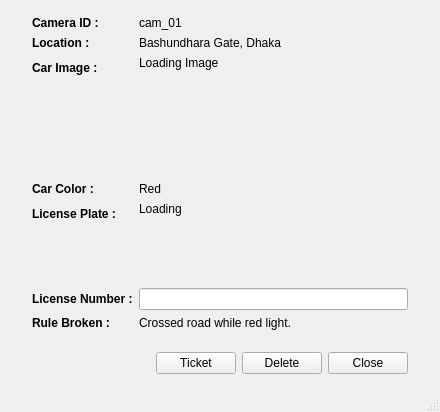
<?xml version="1.0" encoding="UTF-8"?>
<ui version="4.0">
 <class>ResourceKeyboard</class>
 <widget class="QMainWindow" name="ResourceKeyboard">
  <property name="geometry">
   <rect>
    <x>0</x>
    <y>0</y>
    <width>440</width>
    <height>412</height>
   </rect>
  </property>
  <property name="windowTitle">
   <string>Details</string>
  </property>
  <widget class="QWidget" name="centralwidget">
   <layout class="QVBoxLayout" name="verticalLayout">
    <property name="leftMargin">
     <number>32</number>
    </property>
    <property name="topMargin">
     <number>16</number>
    </property>
    <property name="rightMargin">
     <number>32</number>
    </property>
    <property name="bottomMargin">
     <number>16</number>
    </property>
    <item>
     <layout class="QFormLayout" name="formLayout">
      <item row="0" column="0">
       <widget class="QLabel" name="cam_id_label">
        <property name="font">
         <font>
          <weight>75</weight>
          <bold>true</bold>
         </font>
        </property>
        <property name="text">
         <string>Camera ID : </string>
        </property>
       </widget>
      </item>
      <item row="0" column="1">
       <widget class="QLabel" name="cam_id">
        <property name="text">
         <string>cam_01</string>
        </property>
       </widget>
      </item>
      <item row="1" column="0">
       <widget class="QLabel" name="location_label">
        <property name="font">
         <font>
          <weight>75</weight>
          <bold>true</bold>
         </font>
        </property>
        <property name="text">
         <string>Location :</string>
        </property>
       </widget>
      </item>
      <item row="1" column="1">
       <widget class="QLabel" name="location">
        <property name="text">
         <string>Bashundhara Gate, Dhaka</string>
        </property>
       </widget>
      </item>
      <item row="2" column="0">
       <widget class="QLabel" name="car_image_label">
        <property name="font">
         <font>
          <weight>75</weight>
          <bold>true</bold>
         </font>
        </property>
        <property name="text">
         <string>Car Image :</string>
        </property>
       </widget>
      </item>
      <item row="2" column="1">
       <widget class="QLabel" name="car_image">
        <property name="minimumSize">
         <size>
          <width>250</width>
          <height>120</height>
         </size>
        </property>
        <property name="text">
         <string>Loading Image</string>
        </property>
        <property name="alignment">
         <set>Qt::AlignLeading|Qt::AlignLeft|Qt::AlignTop</set>
        </property>
       </widget>
      </item>
      <item row="3" column="0">
       <widget class="QLabel" name="car_color_label">
        <property name="font">
         <font>
          <weight>75</weight>
          <bold>true</bold>
         </font>
        </property>
        <property name="text">
         <string>Car Color :</string>
        </property>
       </widget>
      </item>
      <item row="3" column="1">
       <widget class="QLabel" name="car_color">
        <property name="text">
         <string>Red</string>
        </property>
       </widget>
      </item>
      <item row="4" column="0">
       <widget class="QLabel" name="license_image_label">
        <property name="font">
         <font>
          <weight>75</weight>
          <bold>true</bold>
         </font>
        </property>
        <property name="text">
         <string>License Plate :</string>
        </property>
       </widget>
      </item>
      <item row="4" column="1">
       <widget class="QLabel" name="license_image">
        <property name="minimumSize">
         <size>
          <width>180</width>
          <height>80</height>
         </size>
        </property>
        <property name="text">
         <string>Loading</string>
        </property>
        <property name="alignment">
         <set>Qt::AlignLeading|Qt::AlignLeft|Qt::AlignTop</set>
        </property>
       </widget>
      </item>
      <item row="6" column="0">
       <widget class="QLabel" name="rule_label">
        <property name="font">
         <font>
          <weight>75</weight>
          <bold>true</bold>
         </font>
        </property>
        <property name="text">
         <string>Rule Broken :</string>
        </property>
       </widget>
      </item>
      <item row="6" column="1">
       <widget class="QLabel" name="rule">
        <property name="text">
         <string>Crossed road while red light.</string>
        </property>
       </widget>
      </item>
      <item row="5" column="0">
       <widget class="QLabel" name="license_number_label">
        <property name="font">
         <font>
          <weight>75</weight>
          <bold>true</bold>
         </font>
        </property>
        <property name="text">
         <string>License Number :</string>
        </property>
       </widget>
      </item>
      <item row="5" column="1">
       <widget class="QLineEdit" name="license_number_lineedit"/>
      </item>
     </layout>
    </item>
    <item>
     <layout class="QHBoxLayout" name="horizontalLayout">
      <item>
       <spacer name="horizontalSpacer">
        <property name="orientation">
         <enum>Qt::Horizontal</enum>
        </property>
        <property name="sizeHint" stdset="0">
         <size>
          <width>98</width>
          <height>20</height>
         </size>
        </property>
       </spacer>
      </item>
      <item>
       <widget class="QPushButton" name="ticket_button">
        <property name="text">
         <string>Ticket</string>
        </property>
       </widget>
      </item>
      <item>
       <widget class="QPushButton" name="delete_button">
        <property name="text">
         <string>Delete</string>
        </property>
       </widget>
      </item>
      <item>
       <widget class="QPushButton" name="close_button">
        <property name="text">
         <string>Close</string>
        </property>
       </widget>
      </item>
     </layout>
    </item>
   </layout>
  </widget>
  <widget class="QStatusBar" name="statusbar"/>
 </widget>
 <resources/>
 <connections/>
</ui>
